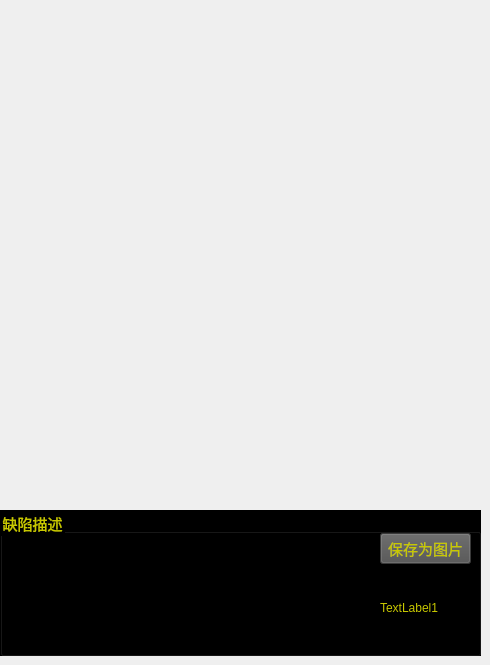
     <widget class="QWidget" name="tab_2">
      <attribute name="title">
       <string>近线芯铅笔头</string>
      </attribute>
      <widget class="QGroupBox" name="groupBox_7">
       <property name="geometry">
        <rect>
         <x>0</x>
         <y>510</y>
         <width>481</width>
         <height>146</height>
        </rect>
       </property>
       <property name="font">
        <font>
         <family>Arial</family>
         <pointsize>11</pointsize>
        </font>
       </property>
       <property name="styleSheet">
        <string notr="true">color: rgb(200, 200, 0);
background-color: rgb(0, 0, 0);</string>
       </property>
       <property name="title">
        <string>缺陷描述</string>
       </property>
       <widget class="QTextEdit" name="textEdit3">
        <property name="geometry">
         <rect>
          <x>10</x>
          <y>23</y>
          <width>361</width>
          <height>111</height>
         </rect>
        </property>
        <property name="font">
         <font>
          <family>Arial</family>
          <pointsize>11</pointsize>
         </font>
        </property>
        <property name="autoFillBackground">
         <bool>false</bool>
        </property>
        <property name="styleSheet">
         <string notr="true"/>
        </property>
       </widget>
       <widget class="QPushButton" name="SaveasPic3">
        <property name="geometry">
         <rect>
          <x>380</x>
          <y>23</y>
          <width>91</width>
          <height>31</height>
         </rect>
        </property>
        <property name="font">
         <font>
          <family>Arial</family>
          <pointsize>11</pointsize>
         </font>
        </property>
        <property name="styleSheet">
         <string notr="true">background-color: rgb(80, 80, 80);
color: rgb(200, 200, 0);</string>
        </property>
        <property name="text">
         <string>保存为图片</string>
        </property>
       </widget>
       <widget class="QLabel" name="label3">
        <property name="geometry">
         <rect>
          <x>380</x>
          <y>62</y>
          <width>91</width>
          <height>71</height>
         </rect>
        </property>
        <property name="text">
         <string>TextLabel1</string>
        </property>
       </widget>
      </widget>
      <widget class="QVTKWidget" name="qvtkWidget3" native="true">
       <property name="geometry">
        <rect>
         <x>0</x>
         <y>0</y>
         <width>481</width>
         <height>511</height>
        </rect>
       </property>
      </widget>
     </widget>
